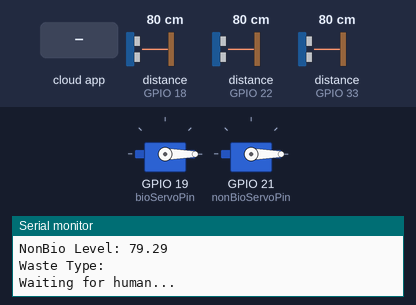
This sketch was run on a simulated ESP32. Shown: 2 × servo, the last lines printed to the serial monitor. Wiring (inferred from the names in the program): 3 × ultrasonic range finder: trigger GPIO 5, echo GPIO 18 / trigger GPIO 23, echo GPIO 22 / trigger GPIO 32, echo GPIO 33. Inputs (shaded band) come from the test bench; at power-on: distance to the obstacle (sensors on GPIO 18, GPIO 22, GPIO 33) 80 cm. The echo pulse lasts 58.3 µs per cm; WiFi joins after 1.5 s; servers stay silent unless stated; the Firebase database answers and starts empty.

Above: at 2.7 s.
2.8 s: distance to the obstacle (sensor on GPIO 18) set to 22 cm
4.3 s: distance to the obstacle (sensor on GPIO 18) set to 19 cm
9.7 s: the phone or cloud app sets waste_type to PAPER
At 12.4 s:
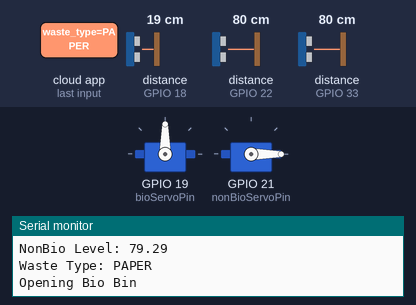
15.8 s: the phone or cloud app sets waste_type to GLASS
At 17.0 s:
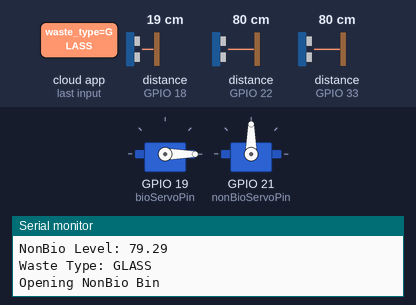
21.2 s: the phone or cloud app sets waste_type to CARDBOARD
At 22.8 s:
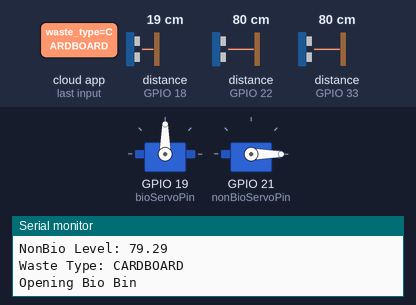
Timing chart, 0 to 26.6 s (numbered marks = the images above; inputs shaded):
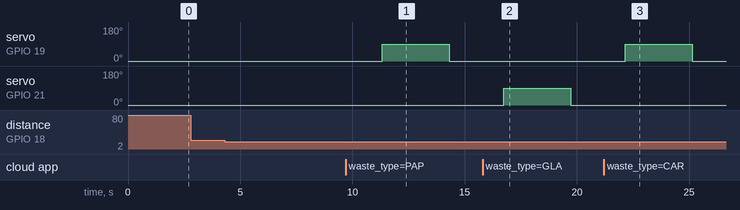

The sketch:

esp32hwc.ino
```cpp
#include <WiFi.h>
#include <Firebase_ESP_Client.h>
#include <ESP32Servo.h>

// ---------------- WIFI ----------------
#define WIFI_SSID "enter ssid"
#define WIFI_PASSWORD "password"

// ---------------- FIREBASE DETAILS ----------------
#define API_KEY "Your_API_Key"
#define DATABASE_URL "https://trash-iq-default-rtdb.firebaseio.com/"
#define USER_EMAIL "MAIL_ID"
#define USER_PASSWORD "Pass"

// Firebase objects
FirebaseData fbdo;
FirebaseAuth auth;
FirebaseConfig config;

// -------- SENSOR 1 (HUMAN DETECTION) --------
const int trigPin1 = 5;
const int echoPin1 = 18;

// -------- SENSOR 2 (BIO BIN LEVEL) --------
const int trigPin2 = 23;
const int echoPin2 = 22;

// -------- SENSOR 3 (NONBIO BIN LEVEL) --------
const int trigPin3 = 32;
const int echoPin3 = 33;

long duration1, duration2, duration3;
float distance1, distance2, distance3;

// -------- THRESHOLDS --------
#define HUMAN_THRESHOLD 20   // cm
#define BIN_FULL_LEVEL 10    // cm

// -------- SERVOS --------
Servo bioServo;
Servo nonBioServo;

int bioServoPin = 19;
int nonBioServoPin = 21;

String wasteType = "none";
bool humanDetected = false;

void setup() {

  Serial.begin(115200);

  // Sensor pins
  pinMode(trigPin1, OUTPUT);
  pinMode(echoPin1, INPUT);

  pinMode(trigPin2, OUTPUT);
  pinMode(echoPin2, INPUT);

  pinMode(trigPin3, OUTPUT);
  pinMode(echoPin3, INPUT);

  // Servo setup
  bioServo.attach(bioServoPin);
  nonBioServo.attach(nonBioServoPin);

  bioServo.write(0);
  nonBioServo.write(0);

  // -------- WIFI --------
  WiFi.begin(WIFI_SSID, WIFI_PASSWORD);
  Serial.print("Connecting WiFi");

  while (WiFi.status() != WL_CONNECTED){
    Serial.print(".");
    delay(300);
  }

  Serial.println("\nWiFi Connected");

  // -------- FIREBASE --------
  config.api_key = API_KEY;
  config.database_url = DATABASE_URL;

  auth.user.email = USER_EMAIL;
  auth.user.password = USER_PASSWORD;

  Firebase.begin(&config, &auth);
  Firebase.reconnectWiFi(true);
}

void loop(){

  if(!Firebase.ready()){
    delay(1000);
    return;
  }

  // -------- HUMAN DETECTION --------
  digitalWrite(trigPin1, LOW);
  delayMicroseconds(2);
  digitalWrite(trigPin1, HIGH);
  delayMicroseconds(10);
  digitalWrite(trigPin1, LOW);

  duration1 = pulseIn(echoPin1, HIGH);
  distance1 = duration1 * 0.034 / 2;

  Serial.print("Human Distance: ");
  Serial.println(distance1);

  if(distance1 < HUMAN_THRESHOLD && distance1 > 0){
    humanDetected = true;
    Serial.println("Human Detected");
  } else {
    humanDetected = false;
  }

  // -------- BIO BIN LEVEL --------
  digitalWrite(trigPin2, LOW);
  delayMicroseconds(2);
  digitalWrite(trigPin2, HIGH);
  delayMicroseconds(10);
  digitalWrite(trigPin2, LOW);

  duration2 = pulseIn(echoPin2, HIGH);
  distance2 = duration2 * 0.034 / 2;

  Serial.print("Bio Level: ");
  Serial.println(distance2);

  Firebase.RTDB.setFloat(&fbdo,"/trash_iq/bins/bio_level",distance2);

  // -------- NONBIO BIN LEVEL --------
  digitalWrite(trigPin3, LOW);
  delayMicroseconds(2);
  digitalWrite(trigPin3, HIGH);
  delayMicroseconds(10);
  digitalWrite(trigPin3, LOW);

  duration3 = pulseIn(echoPin3, HIGH);
  distance3 = duration3 * 0.034 / 2;

  Serial.print("NonBio Level: ");
  Serial.println(distance3);

  Firebase.RTDB.setFloat(&fbdo,"/trash_iq/bins/nonbio_level",distance3);

  // -------- BIN FULL CHECK --------
  if(distance2 < BIN_FULL_LEVEL){
    Firebase.RTDB.setString(&fbdo,"/trash_iq/bins/bio_status","FULL");
  } else {
    Firebase.RTDB.setString(&fbdo,"/trash_iq/bins/bio_status","AVAILABLE");
  }

  if(distance3 < BIN_FULL_LEVEL){
    Firebase.RTDB.setString(&fbdo,"/trash_iq/bins/nonbio_status","FULL");
  } else {
    Firebase.RTDB.setString(&fbdo,"/trash_iq/bins/nonbio_status","AVAILABLE");
  }

  // -------- AI RESULT --------
  if(Firebase.RTDB.getString(&fbdo,"/trash_iq/ai_result/waste_type")){

    wasteType = fbdo.stringData();

    Serial.print("Waste Type: ");
    Serial.println(wasteType);

    if(humanDetected){

      // BIO BIN
      if(
        wasteType == "BIODEGRADABLE" ||
        wasteType == "PAPER" ||
        wasteType == "CARDBOARD"
      ){

        Serial.println("Opening Bio Bin");

        bioServo.write(90);
        delay(3000);
        bioServo.write(0);

        Firebase.RTDB.setString(&fbdo,"/trash_iq/ai_result/waste_type","none");
      }

      // NONBIO BIN
      else if(
        wasteType == "GLASS" ||
        wasteType == "METAL" ||
        wasteType == "PLASTIC" ||
        wasteType == "E-WASTE" ||
        wasteType == "OTHERS"
      ){

        Serial.println("Opening NonBio Bin");

        nonBioServo.write(90);
        delay(3000);
        nonBioServo.write(0);

        Firebase.RTDB.setString(&fbdo,"/trash_iq/ai_result/waste_type","none");
      }

    } else {
      Serial.println("Waiting for human...");
    }
  }

  delay(1500);
}
```

Measured:
- after the input at 9.7 s, servo on GPIO 19 (bioServoPin): 0° → 90° after 1.6 s, → 0° 3.0 s later
- after the input at 15.8 s, servo on GPIO 21 (nonBioServoPin): 0° → 90° after 0.93 s, → 0° 3.0 s later
- after the input at 21.2 s, servo on GPIO 19 (bioServoPin): 0° → 90° after 0.95 s, → 0° 3.0 s later
